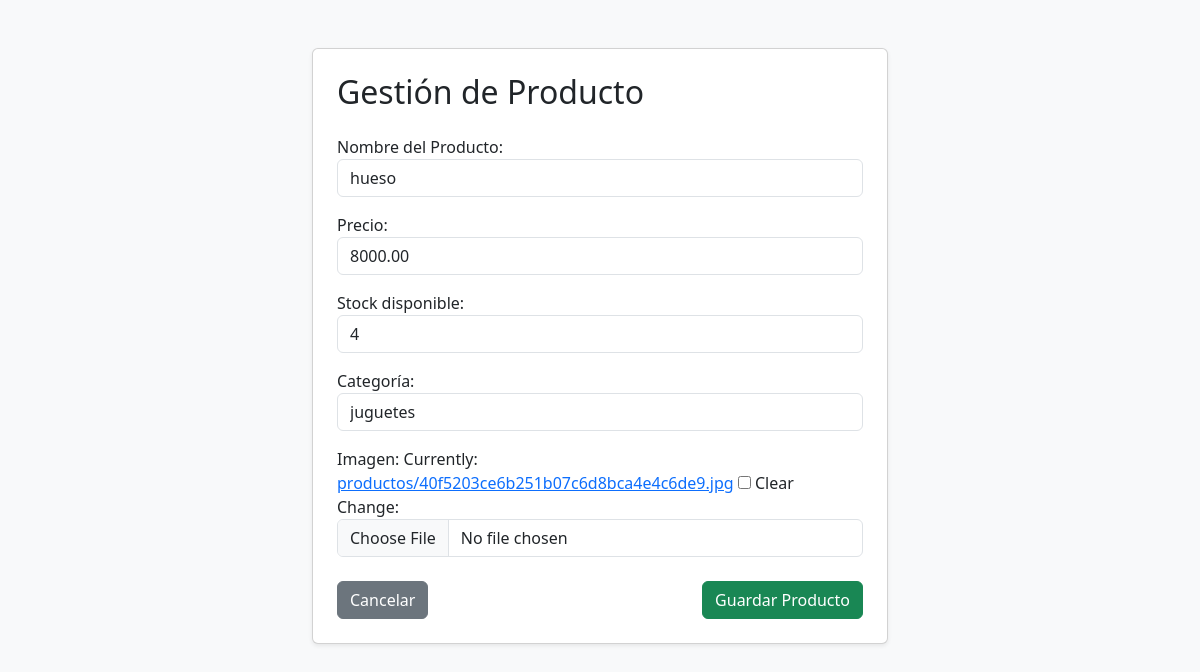
Screenshot of /productos/editar/2/ (signed in) with the database file from the repository.
### productos/models.py (models this page shows, shortened)
class Producto(models.Model):
    nombre = models.CharField(max_length=150, verbose_name="Nombre del Producto")
    precio = models.DecimalField(max_digits=10, decimal_places=2, verbose_name="Precio")
    descripcion = models.TextField(blank=True, null=True)
    stock = models.IntegerField(verbose_name="Stock disponible")
    categoria = models.ForeignKey(Categoria, on_delete=models.CASCADE, verbose_name="Categoría")
    imagen = models.ImageField(upload_to='productos/', blank=True, null=True, verbose_name="Imagen")
    fecha_creacion = models.DateTimeField(auto_now_add=True, verbose_name="Fecha de Creación")

class Categoria(models.Model):
    nombre = models.CharField(max_length=100, unique=True, verbose_name="Nombre de la Categoría")
    descripcion = models.TextField(blank=True, null=True, verbose_name="Descripción")
    def __str__(self):
        return self.nombre

### productos/views.py (the view)
# urls.py: path('productos/editar/<int:pk>/', views.editar_producto, name='editar_producto'),
@login_required
def editar_producto(request, pk):
    producto = get_object_or_404(Producto, pk=pk)
    if request.method == 'POST':
        form = ProductoForm(request.POST, request.FILES, instance=producto)
        if form.is_valid():
            form.save()
            return redirect('lista_productos')
    else:
        form = ProductoForm(instance=producto)
    return render(request, 'productos/form_producto.html', {'form': form})

### productos/forms.py
class ProductoForm(forms.ModelForm):
    class Meta:
        model = Producto
        fields = ['nombre', 'precio', 'stock', 'categoria', 'imagen']
        widgets = {
            'nombre': forms.TextInput(attrs={'class': 'form-control'}),
            'precio': forms.NumberInput(attrs={'class': 'form-control'}),
            'stock': forms.NumberInput(attrs={'class': 'form-control'}),
            'categoria': forms.Select(attrs={'class': 'form-control'}),
            'imagen': forms.ClearableFileInput(attrs={'class': 'form-control'}),
        }

### productos/templates/productos/form_producto.html (shortened to what this page needs)
<!DOCTYPE html>
<html lang="es">
<head>
    <link href="https://cdn.jsdelivr.net/npm/bootstrap@5.3.0/dist/css/bootstrap.min.css" rel="stylesheet">
</head>
<body class="bg-light">
    <div class="container mt-5" style="max-width: 600px;">
        <div class="card shadow-sm">
            <div class="card-body p-4">
                <h2 class="mb-4">Gestión de Producto</h2>
                <form method="POST" enctype="multipart/form-data">
                    {{ form.as_p }}
                    <div class="d-flex justify-content-between mt-4">
                        <a href="{% url 'lista_productos' %}" class="btn btn-secondary">Cancelar</a>
                        <button type="submit" class="btn btn-success">Guardar Producto</button>
                    </div>
                </form>
            </div>
        </div>
    </div>
</body>
</html>

### rows the page displays
Producto: nombre "hueso", precio "8000.00", stock "4", categoria "juguetes"
